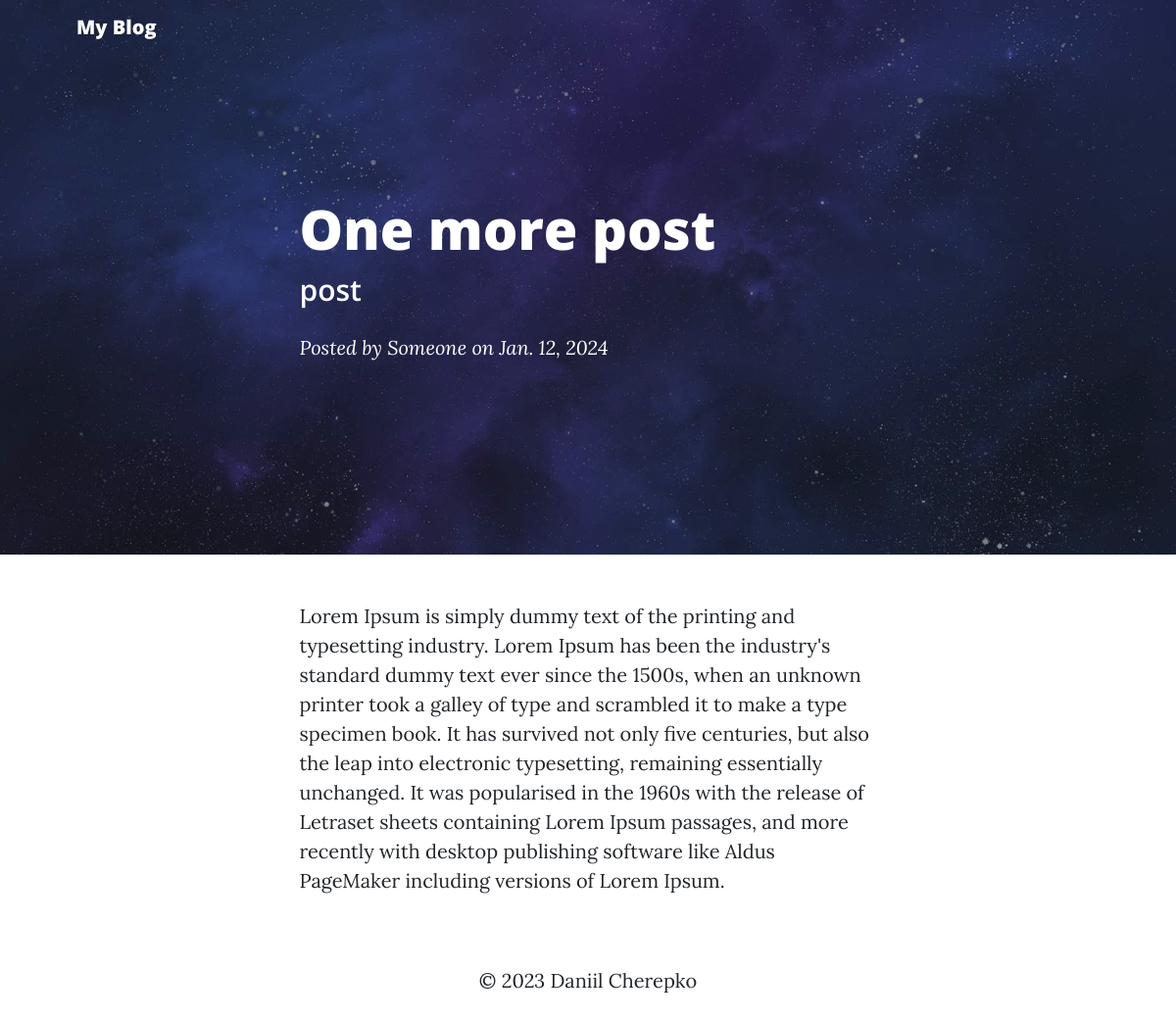
The app's page /8/ with its own data.
### blog/models.py (models this page shows)
class Post(models.Model):
    id = models.AutoField(primary_key=True)
    title = models.CharField(max_length=100)
    subtitle = models.CharField(max_length=200)
    body = models.TextField()
    author = models.CharField(max_length=100)
    date = models.DateField()

### blog/views.py (the view)
# urls.py: path('<int:post_id>/', views.read_post, name='read_post'),
def read_post(request, post_id):
    post = get_object_or_404(Post, pk=post_id)
    return render(request, 'post.html', {'post': post})

### blog/templates/post.html (shortened to what this page needs)
{% include "header.html" %}
        <header class="masthead" style="background-image: url('../static/assets/img/post-bg.jpg')">
            <div class="container position-relative px-4 px-lg-5">
                <div class="row gx-4 gx-lg-5 justify-content-center">
                    <div class="col-md-10 col-lg-8 col-xl-7">
                        <div class="post-heading">
                            <h1>{{ post.title }}</h1>
                            <h2 class="subheading">{{ post.subtitle }}</h2>
                            <span class="meta">
                                Posted by
                                <a>{{ post.author }}</a>
                                on {{ post.date }}
                            </span>
                        </div>
                    </div>
                </div>
            </div>
        </header>
        <article class="mb-4">
            <div class="container px-4 px-lg-5">
                <div class="row gx-4 gx-lg-5 justify-content-center">
                    <div class="col-md-10 col-lg-8 col-xl-7">
                        {{ post.body }}
                    </div>
                </div>
            </div>
        </article>
        {% include "footer.html" %}

### records on screen
Post: title "One more post", subtitle "post", author "Someone", date "Jan. 12, 2024", body "Lorem Ipsum is simply dummy text of the printing and typesetting industry. Lorem Ipsum has been the industry's standard dummy text ever since the 1500s, when an unknown printer took a galley of type and scrambled it to make a type specimen book. It has survived not only five centuries, but also the leap into electronic typesetting, remaining essentially unchanged. It was popularised in the 1960s with the release of Letraset sheets containing Lorem Ipsum passages, and more recently with desktop publishing software like Aldus PageMaker including versions of Lorem Ipsum."
